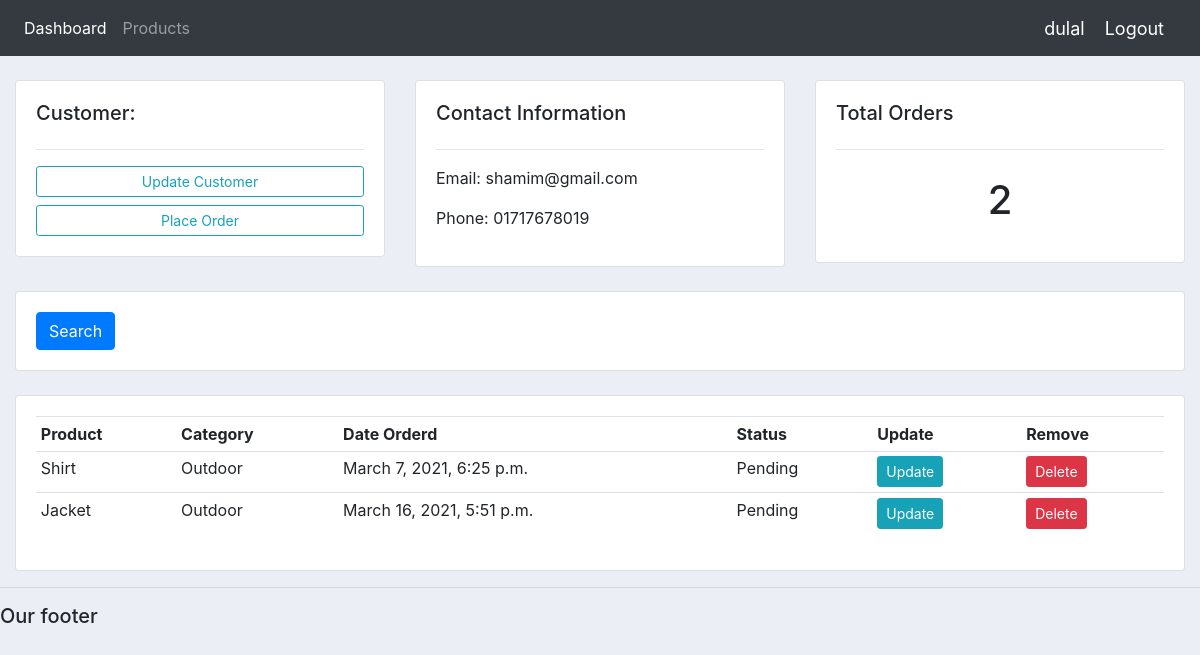
The page /customer/3/ (signed in) on the database its author committed.
### account/models.py (models this page shows, shortened)
class Customer(models.Model):
    user=models.OneToOneField(User,null=True,blank=True,on_delete=models.CASCADE)
    name=models.CharField(max_length=200,null=True)
    phone=models.CharField(max_length=20,null=True)
    email=models.EmailField(max_length=30,null=True)
    profile_pic=models.ImageField(default="IMG_0877",null=True,blank=True)
    date_created=models.DateTimeField(auto_now_add=True,null=True)

class Order(models.Model):
    STATUS = (
        ('Pending', 'Pending'),
        ('Out for delivery', 'Out for delivery'),
        ('Delivered', 'Delivered'),
    )
    customer=models.ForeignKey(Customer,null=True,on_delete=models.SET_NULL)
    product=models.ForeignKey(Product,null=True,on_delete=models.SET_NULL)
    date_created=models.DateTimeField(auto_now_add=True,null=True)
    status=models.CharField(max_length=200,null=True,choices=STATUS)

class Product(models.Model):
    CATEGORY=(('indoor_product','indoor_product'),('Outdoor','Outdoor'))
    name=models.CharField(max_length=200,null=True)
    price=models.FloatField(null=True)
    category=models.CharField(max_length=200,null=True,choices=CATEGORY)
    description=models.TextField(max_length=200,null=True)
    date_created=models.DateTimeField(auto_now_add=True,null=True)
    tag=models.ManyToManyField(Tag)
    def __str__(self):
        return self.name

### account/decorators.py (the view)
        def wrapper_func(request, *args, **kwargs):
            group=None
            if request.user.groups.exists():
                group=request.user.groups.all()[0].name
            if group in allowed_roles:
                return view_func(request, *args, **kwargs)
            else:
                return HttpResponse('You are not authorized to view this page')

### account/views.py (called while the page is built)
@login_required(login_url='login')
@allowed_users(allowed_roles=['admin'])
def customer(request, pk_test):
	customer = Customer.objects.get(id=pk_test)
	orders = customer.order_set.all()
	order_count = orders.count()
	context = {'customer':customer, 'orders':orders, 'order_count':order_count}
	return render(request, 'account/customer.html',context)

### templates/account/customer.html
{%  extends 'base.html' %}
{% block content %}
	<br>
<div class="row">
	<div class="col-md">
		<div class="card card-body">
			<h5>Customer:</h5>
			<hr>
			<a class="btn btn-outline-info  btn-sm btn-block" href="">Update Customer</a>
			<a class="btn btn-outline-info  btn-sm btn-block" href="{% url 'create_order' customer.id %}">Place Order</a>
		</div>
	</div>
	<div class="col-md">
		<div class="card card-body">
			<h5>Contact Information</h5>
			<hr>
			<p>Email: {{customer.email}}</p>
			<p>Phone: {{customer.phone}}</p>
		</div>
	</div>
	<div class="col-md">
		<div class="card card-body">
			<h5>Total Orders</h5>
			<hr>
			<h1 style="text-align: center;padding: 10px">{{order_count}}</h1>
		</div>
	</div>
</div>
<br>
<div class="row">
	<div class="col">
		<div class="card card-body">
			<form method="get">
		    <button class="btn btn-primary" type="submit">Search</button>
		  </form>
		</div>
	</div>
</div>
<br>
<div class="row">
	<div class="col-md">
		<div class="card card-body">
			<table class="table table-sm">
				<tr>
					<th>Product</th>
					<th>Category</th>
					<th>Date Orderd</th>
					<th>Status</th>
					<th>Update</th>
					<th>Remove</th>
				</tr>
				{% for order in orders %}
				<tr>
					<td>{{order.product}}</td>
					<td>{{order.product.category}}</td>
					<td>{{order.date_created}}</td>
					<td>{{order.status}}</td>
					<td><a class="btn btn-sm btn-info" href="{% url 'update_order' order.id %}">Update</a></td>
					<td><a class="btn btn-sm btn-danger" href="{% url 'delete_order' order.id %}">Delete</a></td>
				</tr>
				{% endfor %}
			</table>
		</div>
	</div>
</div>
{% endblock %}

### templates/account/navbar.html (shortened to what this page needs)
{% load static %}
<nav class="navbar navbar-expand-lg navbar-dark bg-dark">
  <div class="collapse navbar-collapse" id="navbarNav">
    <ul class="navbar-nav">
        {% if request.user.is_staff %}
      <li class="nav-item active">
        <a class="nav-link" href="{% url 'home' %}">Dashboard</a>
      </li>
      <li class="nav-item">
        <a class="nav-link" href="{% url 'products' %}">Products</a>
      </li>
        {% else %}
       <li class="nav-item">
        <a class="nav-link" href="{% url 'account' %}">Settings</a>
      </li>
      {% endif %}
    </ul>
  </div>
    <span class="hello-msg">{{ request.user }}</span>
    <span ><a  class="hello-msg" href="{% url 'logout' %}">Logout</a></span>
</nav>

### static/css/main.css (style rules this page uses)
body { background-color: #ebeff5; }

### templates/account/navbar.html (style rules this page uses)
.hello-msg { font-size: 18px; color: #fff; margin-right: 20px; }

### rows shown on the page
Customer: email "shamim@gmail.com", phone "01717678019"
Order: product "Shirt", product.category "Outdoor", date_created "March 7, 2021, 6:25 p.m.", status "Pending"
Order: product "Jacket", product.category "Outdoor", date_created "March 16, 2021, 5:51 p.m.", status "Pending"

### other values the page prints
{{ request.user }} "dulal"
{{ order_count }} "2"
